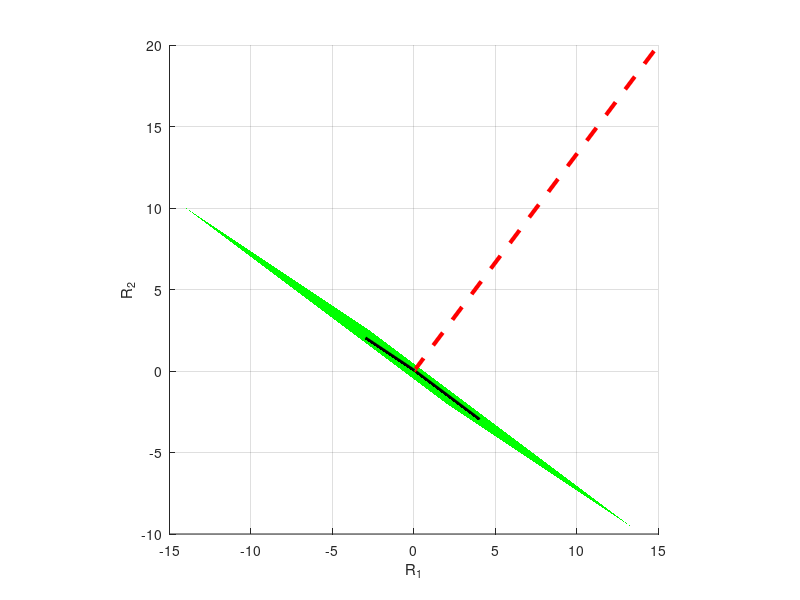

Write the MATLAB code that produced this figure.
%%
%     COURSE: Linear algebra: theory and implementation
%    SECTION: Vectors
%      VIDEO: Vector cross product
% Instructor: sincxpress.com
%
%%

% create vectors
v1  = [ -3  2 5 ];
v2  = [  4 -3 0 ];

% MATLAB's cross-product function
v3a = cross( v1,v2 );

% "manual" method
v3b = [ v1(2)*v2(3) - v1(3)*v2(2) ;
        v1(3)*v2(1) - v1(1)*v2(3) ;
        v1(1)*v2(2) - v1(2)*v2(1) ];

    
%%% draw the vectors and the plane they span
figure(5), clf, hold on
h = ezmesh( @(s,t)v1(1)*s+v2(1)*t , @(s,t)v1(2)*s+v2(2)*t , @(s,t)v1(3)*s+v2(3)*t , [-1 1 -1 1]*2);
set(h,'facecolor','g','cdata',ones(50),'EdgeColor','none')

% individual vectors
plot3([0 v1(1)],[0 v1(2)],[0 v1(3)],'k','linew',3)
plot3([0 v2(1)],[0 v2(2)],[0 v2(3)],'k','linew',3)
plot3([0 v3a(1)],[0 v3a(2)],[0 v3a(3)],'r--','linew',3)

% make the plot look a bit nicer
xlabel('R_1'), ylabel('R_2'), zlabel('R_3')
axis square
grid on, rotate3d on, hold on
title('')